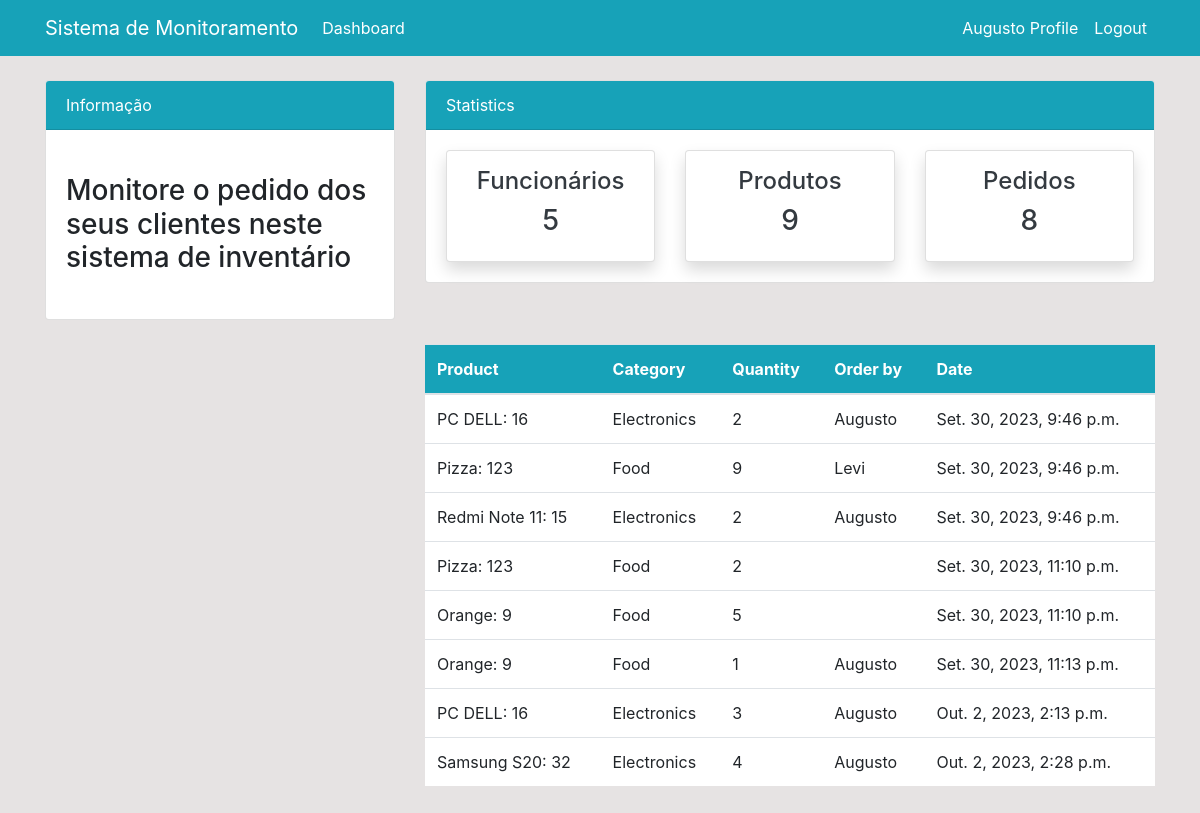
Page /order/ (signed in) on the earlier database version.
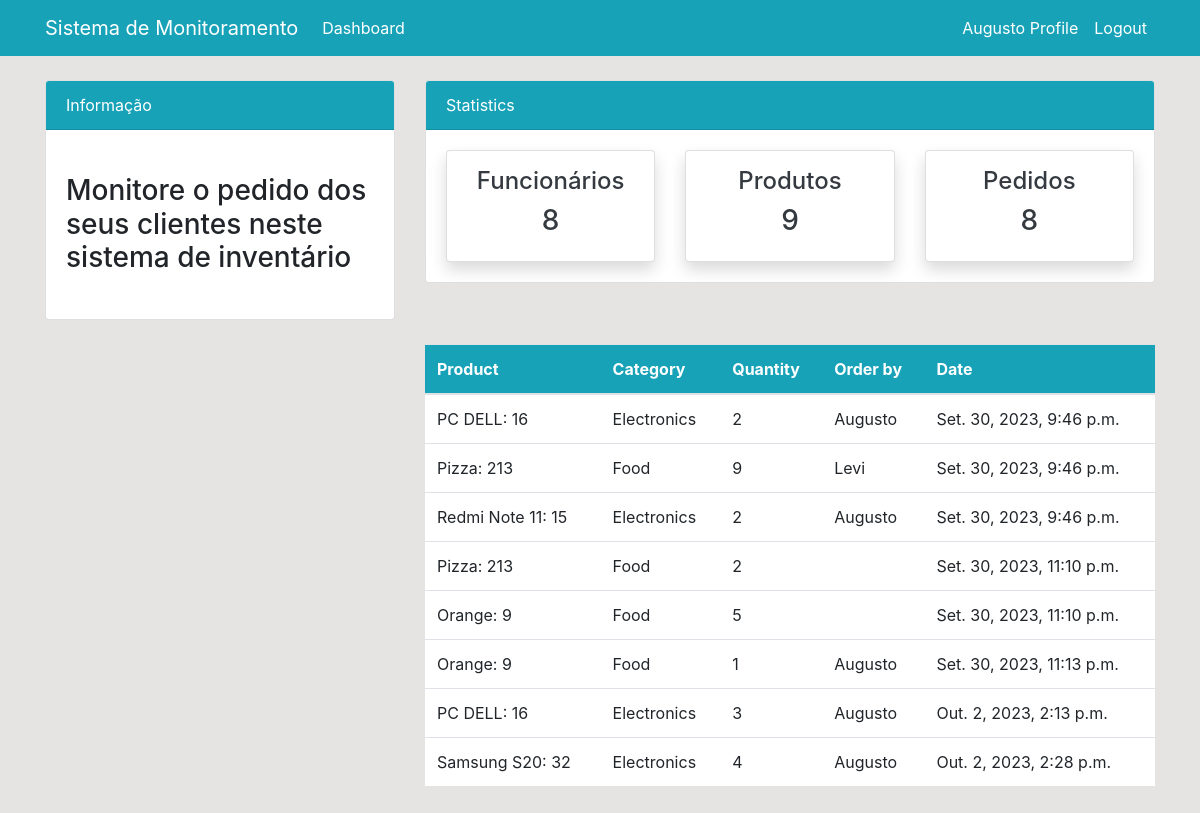
Same page on the later database version.
### dashboard/models.py (models this page shows, shortened)
class Order(models.Model):
    product = models.ForeignKey(Product, on_delete=models.CASCADE)
    staff = models.ForeignKey(User, models.CASCADE, null=True)
    order_quantity = models.PositiveIntegerField(null=True)
    date = models.DateTimeField(auto_now_add=True)

class Product(models.Model):
    name = models.CharField(max_length=100)
    category = models.CharField(max_length=20, choices=CATEGORY, null=True)
    quantity = models.PositiveIntegerField(null=True)
    class Meta:
        verbose_name_plural = 'Product'
    def __str__(self):
        return f'{self.name}: {self.quantity}'

### dashboard/views.py (the view)
# urls.py: path('order/', views.order, name='dashboard-order'),
@login_required
def order(request):
    orders = Order.objects.all()
    orders_count = orders.count()
    workers_count = User.objects.all().count()
    products_count = Product.objects.all().count()
    context = {
        'orders': orders,
        'workers_count': workers_count,
        'products_count': products_count,
        'orders_count': orders_count,
    }
    return render(request, 'dashboard/order.html', context)

### templates/dashboard/order.html (shortened to what this page needs)
{% extends 'partials/base.html' %}
{% block content %}
{% include 'partials/topnav.html' %}
 <div class="container">
    <div class="row my-4">
        <div class="col-md-4">
        </div>
        <div class="col-md-8">
            <table class="table bg-white">
                <thead class="bg-info">
                    <tr class="text-white">
                        <th scope="col">Product</th>
                        <th scope="col">Category</th>
                        <th scope="col">Quantity</th>
                        <th scope="col">Order by</th>
                        <th scope="col">Date</th>
                    </tr>
                </thead>
                <tbody>
                    {% for orders in orders %}
                    <tr>
                        <td>{{ orders.product }}
                        <td>{{ orders.product.category }}</td>
                        <td>{{ orders.order_quantity }}</td>
                        <td>
                            {{ orders.staff.username }}
                        </td>
                        <td>
                            {{ orders.date }}
                        </td>
                    </tr>
                    {% endfor %}
                </tbody>
            </table>
        </div>
    </div>
</div>
{% endblock %}

Differences in the rows shown:
changed through a linked row, Order "Levi": product "Pizza: 123" → "Pizza: 213"
changed through a linked row, Order (number 4 of 8 on the later page): product "Pizza: 123" → "Pizza: 213"
Other differences:
{{ workers_count }}: "5" → "8"
